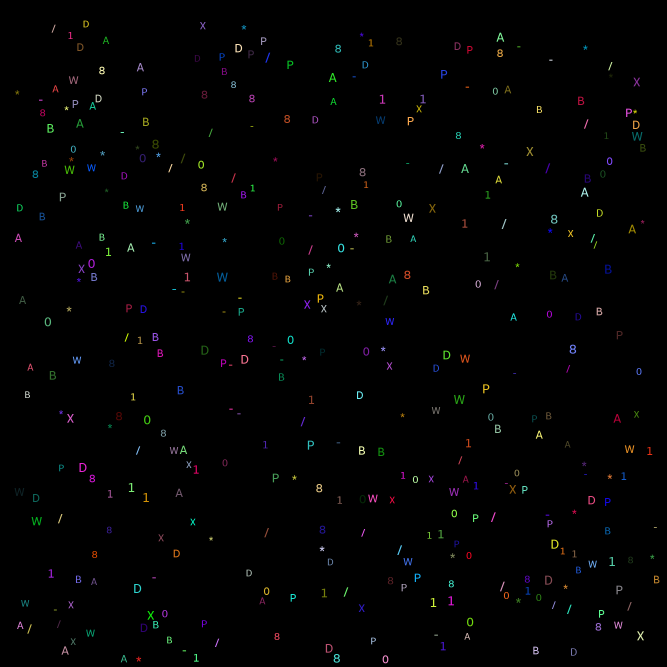
#> input picture alphabet/symbols.png, 2000 x 2000 px, given in place of alphabet.png, which was not available (shown at 1/3 size)
$ python recognition3.py
#> lines starting #> are read from the running program, lines starting #| are printed output that depends on the picture; after the words box and inside, x2 and y2 are one past the last pixel; in counts of white or black regions, pixels touching at a corner belong together; pictures that were not available may be replaced by others from this repository, and a replacement may not be noted
import numpy as np
import matplotlib.pyplot as plt
from skimage.measure import label, regionprops
from skimage.morphology import binary_dilation
from pathlib import Path

def count_holes(region):
    shape = region.image.shape
    new_image = np.zeros((shape[0] + 2, shape[1] + 2))
    new_image[1:-1, 1:-1] = region.image
    new_image = np.logical_not(new_image)
    labeled = label(new_image)
    return np.max(labeled) - 1

def count_vlines(region):
    return np.all(region.image, axis = 0).sum()

def count_lgr_vlines(region):
    x = region.image.mean(axis = 0) == 1
    return np.sum(x[:len(x)//2]) > np.sum(x[len(x)//2:])
def recognize(region):
    if np.all(region.image):
        return "-"
    else:
        holes = count_holes(region)
        if holes == 2:
            vlines = count_vlines(region)
            if count_lgr_vlines(region) and vlines > 3:
                return "B"
            else:
                return "8"
        elif holes == 1:
            inv_image = ~region.image
            labeled = label(inv_image)
            if region.eccentricity < 0.6 and np.max(labeled) == 3:
                return "D"
            elif region.eccentricity > 0.6 and np.max(labeled) == 3:
                return "P"
            elif np.max(labeled) == 4:
                return "A"
            elif np.max(labeled) == 5:
                return "0"
        else:
            if count_vlines(region) >= 3:
                return "1"
            else:
                if region.eccentricity <= 0.5:
                    return "*"
                inv_image = ~region.image
                inv_image = binary_dilation(inv_image, np.ones((3, 3)))
                labeled = label(inv_image, connectivity=1)
                if (np.max(labeled) == 2):
                    return "/"
                elif (np.max(labeled) == 4):
                    return "X"
                else:
                    return "W"


    return "#"

symbols = plt.imread(Path(__file__).parent / "alphabet.png")[:,:,:-1]
gray = symbols.mean(axis = 2)
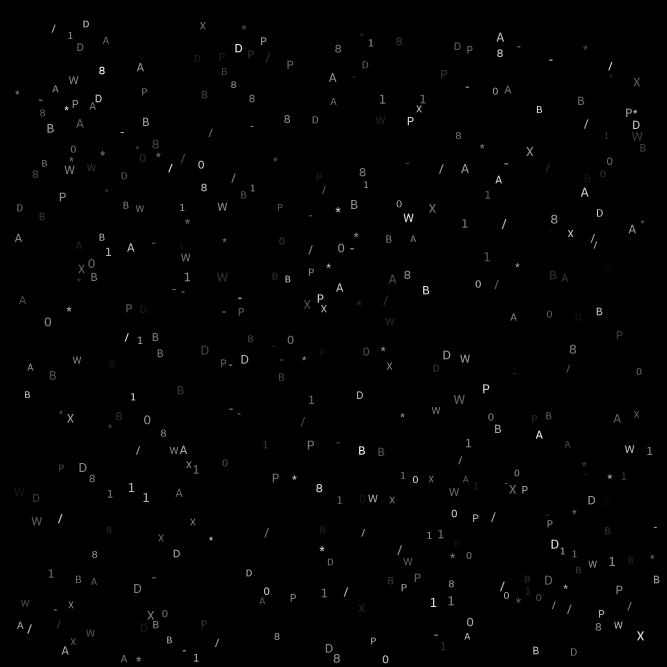
#> gray: shape (2000, 2000) float32 (shown at 1/3 size); min 0, max 0.98, mean 0.00725
binary = gray > 0
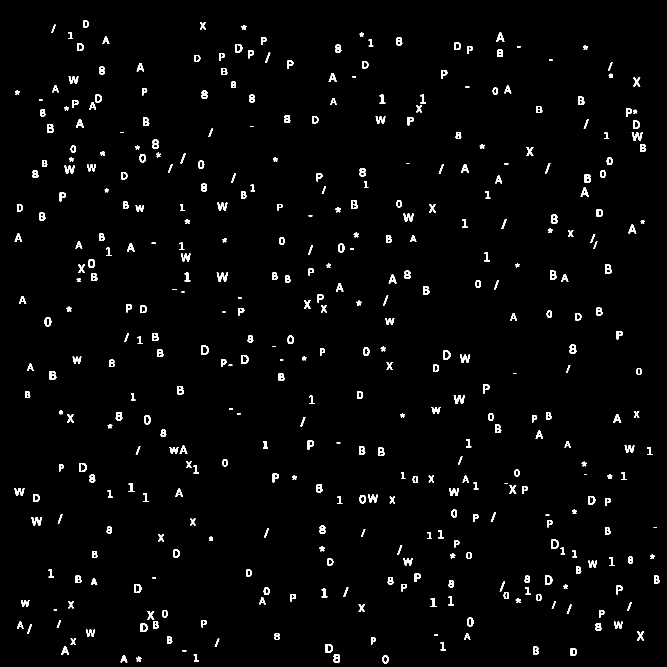
#> binary: shape (2000, 2000) bool (shown at 1/3 size); 2% white; 400 white regions (2 under 20 px)
labeled = label(binary)
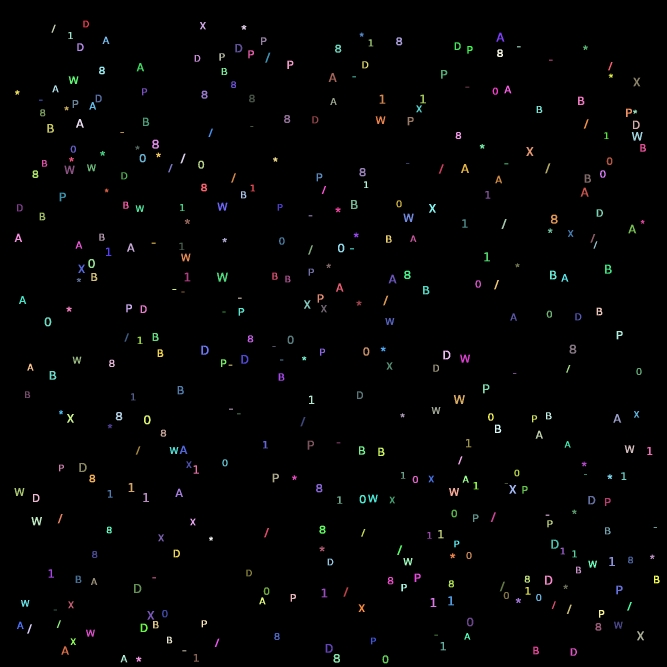
#> labeled: shape (2000, 2000) int32 (shown at 1/3 size); 401 distinct labels, from 0 to 400; one colour per label, 0 black
regions = regionprops(labeled)
#> regions = 400 regions; largest, box (x1, y1, x2, y2) and area: (1361, 1185, 1395, 1212) 457, (650, 818, 684, 845) 451, (1895, 396, 1928, 422) 424, (94, 1551, 126, 1576) 404, (193, 497, 224, 522) 399

result = {}

out_path = Path(__file__).parent / "out"
out_path.mkdir(exist_ok=True)

plt.figure()
for i, region in enumerate(regions):
    print(f"{i + 1}/{len(regions)}")
    symbol = recognize(region)
    if symbol not in result:
        result[symbol] = 0
    result[symbol] += 1
    plt.cla()
    plt.title(symbol)
    plt.imshow(region.image)
#> (the run stopped early here; a loop or call above may not have finished)
